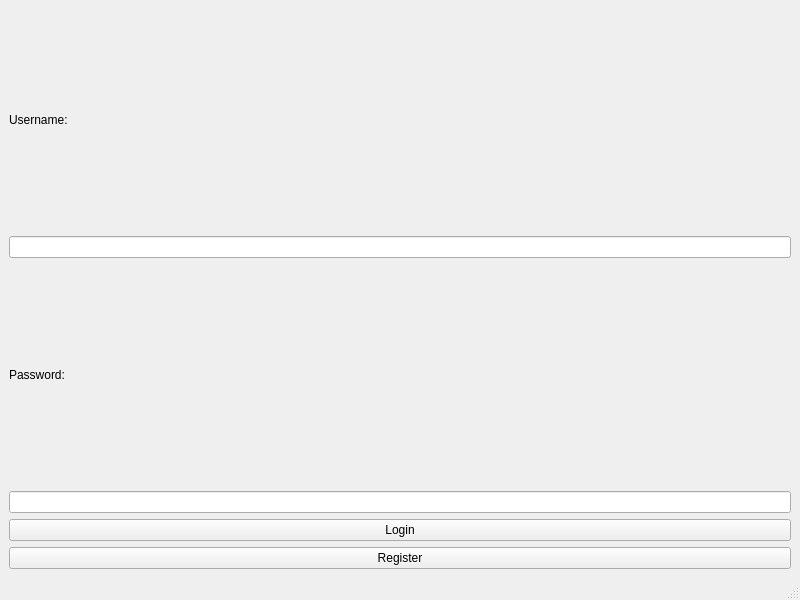
<?xml version="1.0" encoding="UTF-8"?>
<ui version="4.0">
 <class>LoginScreen</class>
 <widget class="QMainWindow" name="LoginScreen">
  <property name="geometry">
   <rect>
    <x>0</x>
    <y>0</y>
    <width>800</width>
    <height>600</height>
   </rect>
  </property>
  <property name="windowTitle">
   <string>LoginScreen</string>
  </property>
  <widget class="QWidget" name="centralwidget">
   <layout class="QVBoxLayout" name="verticalLayout">
    <item>
     <widget class="QLabel" name="usernameLabel">
      <property name="text">
       <string>Username:</string>
      </property>
     </widget>
    </item>
    <item>
     <widget class="QLineEdit" name="usernameEdit"/>
    </item>
    <item>
     <widget class="QLabel" name="passwordLabel">
      <property name="text">
       <string>Password:</string>
      </property>
     </widget>
    </item>
    <item>
     <widget class="QLineEdit" name="passwordEdit">
      <property name="echoMode">
       <enum>QLineEdit::Password</enum>
      </property>
     </widget>
    </item>
    <item>
     <widget class="QPushButton" name="loginButton">
      <property name="text">
       <string>Login</string>
      </property>
     </widget>
    </item>
    <item>
     <widget class="QPushButton" name="registerButton">
      <property name="text">
       <string>Register</string>
      </property>
     </widget>
    </item>
   </layout>
  </widget>
  <widget class="QMenuBar" name="menubar">
   <property name="geometry">
    <rect>
     <x>0</x>
     <y>0</y>
     <width>800</width>
     <height>22</height>
    </rect>
   </property>
  </widget>
  <widget class="QStatusBar" name="statusbar"/>
 </widget>
 <resources/>
 <connections/>
</ui>
